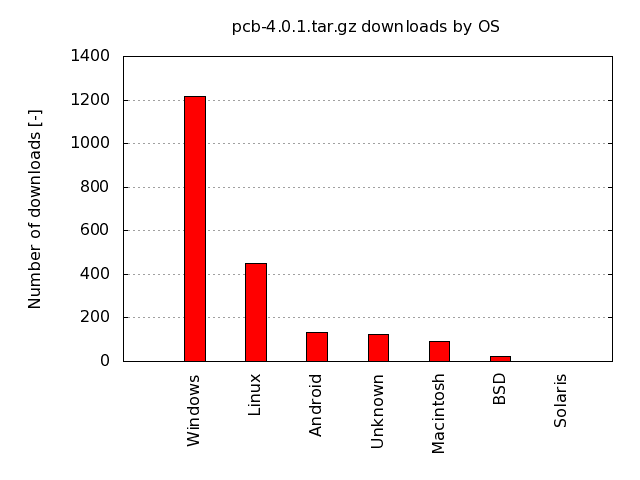

Generate this figure with gnuplot:
set term png
set output "pcb-4.0.1_OS.png"
set title "pcb-4.0.1.tar.gz downloads by OS"
set style data histogram
set style fill solid border -1
set ylabel "Number of downloads [-]"
set autoscale y
set grid y
set xlabel ""
set boxwidth 1.0 relative
set autoscale x
#set grid x
set xtic rotate by 90 scale 0 offset 0.5,0
plot 'data/pcb-4.0.1_OS.data' using 2:xticlabels(1) title ""
# set output back to default
set output
# reset terminal type
set terminal pop
